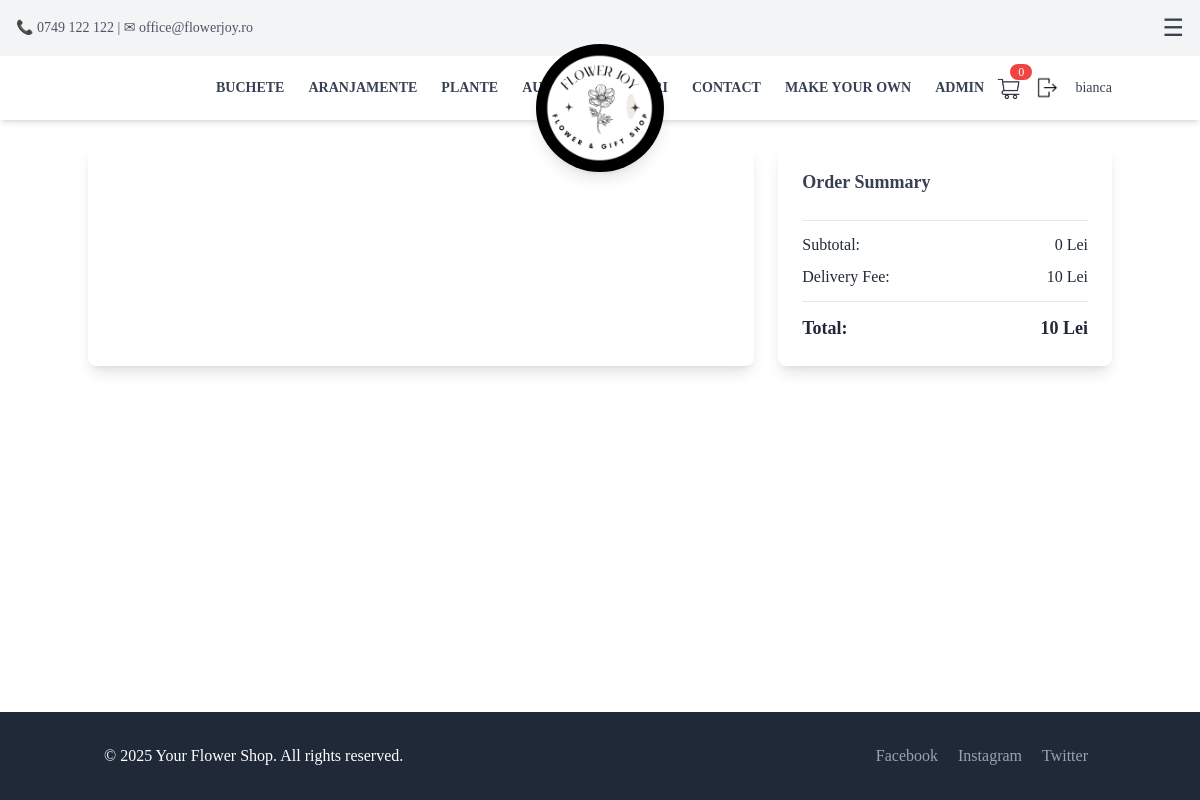
/checkout/ (signed in), run on an earlier commit of the app's database.
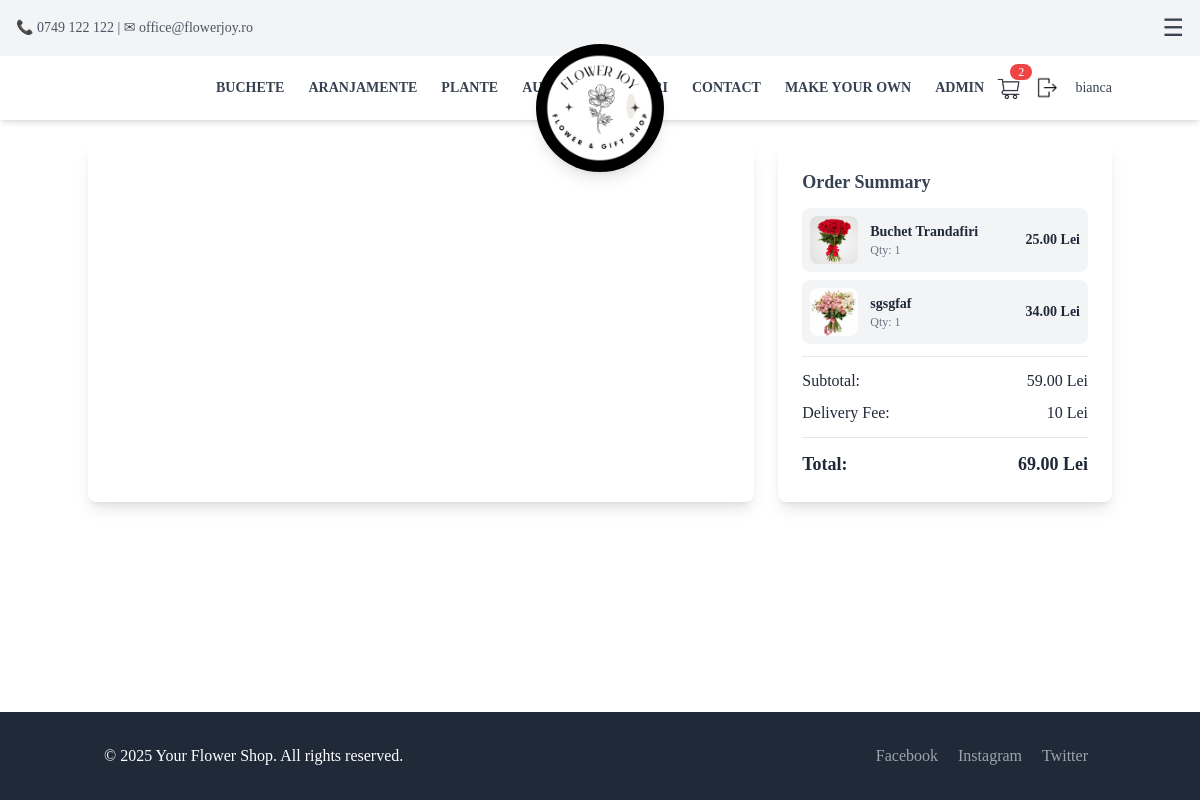
And on a later commit of the database.
### App/models.py (models this page shows, shortened)
class CartItem(models.Model):
    user = models.ForeignKey(User, on_delete=models.CASCADE, null=True, blank=True)
    session_id = models.CharField(max_length=255, null=True, blank=True) # Store session ID for anonymous users
    product = models.ForeignKey(Product, on_delete=models.CASCADE)
    quantity = models.PositiveIntegerField(default=1)
    def total_price(self):
        return self.product.price * self.quantity

class Product(models.Model):
    name = models.CharField(max_length=100, null=False, blank=False)
    description = models.TextField()
    category = models.CharField(
        max_length=100,
        choices=[
            ("Flowers", "Flowers"),
            ("Bouquets", "Bouquets"),
            ("Accessories", "Accessories"),
            ("Gifts", "Gifts"),
            ("CustomBouquet", "CustomBouquet"),
        ],
        default="General"
    )
    price = models.DecimalField(max_digits=10, decimal_places=2, null=False, blank=False)
    image = models.ImageField(upload_to="Pictures/", null=False, blank=False)
    created_at = models.DateTimeField(auto_now_add=True, null=False, blank=False)
    is_custom = models.BooleanField(default=False)
    in_store = models.BooleanField(default=False)
    auction_manual = models.BooleanField(default=False)
    auction_start_time = models.DateTimeField(null=True, blank=True)
    auction_floor_price = models.DecimalField(max_digits=10, decimal_places=2, default=10)
    auction_interval_minutes = models.PositiveIntegerField(default=60)
    auction_drop_amount = models.DecimalField(max_digits=6, decimal_places=2, default=5)
    before_auction_price = models.DecimalField(max_digits=10, decimal_places=2, null=False, blank=False, default=0.00)  # Store the price before auction
    bid_submited = models.BooleanField(default=False)  # Track if a bid has been submitted
    number_of_purcheses = models.PositiveIntegerField(default=0)  # Track the number of purchases

### App/views.py (the view, shortened to what this page needs)
# urls.py: path("checkout/", checkout, name="checkout"),
@login_required
def checkout(request):
    user = request.user if request.user.is_authenticated else None
    session_id = request.session.session_key or request.session.create()
    cart_items = CartItem.objects.filter(user=user) if user else CartItem.objects.filter(session_id=session_id)
    subtotal = sum(item.total_price() for item in cart_items)
    delivery_fee = 10  # Example delivery fee
    total_price = subtotal + delivery_fee
    return render(request, "checkout.html", {
        'stripe_public_key': settings.STRIPE_PUBLIC_KEY,
        "cart_items": cart_items,
        "subtotal": subtotal,
        "delivery_fee": delivery_fee,
        "total_price": total_price,
    })

### App/templates/partials/checkout.html (shortened to what this page needs)
{% extends 'base.html' %}
{% block content %}
<div class="container mx-auto flex flex-col lg:flex-row gap-6 mt-20 py-16">
    <div class="w-full lg:w-2/3 bg-white shadow-lg rounded-lg p-6 relative" id="checkout-section-container">
    </div>
  <div class="w-full lg:w-1/3 bg-white shadow-lg rounded-lg p-6">
    <h3 class="text-lg font-bold text-gray-700">Order Summary</h3>
    <div class="max-h-44 overflow-y-auto space-y-2 mt-3">
      {% for item in cart_items %}
      <div class="flex items-center justify-between bg-gray-100 p-2 rounded-lg">
        <div class="flex items-center gap-3">
          <img src="{{ item.product.image.url }}" alt="{{ item.product.name }}" class="w-12 h-12 rounded-lg">
          <div>
            <p class="text-sm font-semibold">{{ item.product.name }}</p>
            <p class="text-xs text-gray-500">Qty: {{ item.quantity }}</p>
          </div>
        </div>
        <p class="text-sm font-semibold">{{ item.total_price }} Lei</p>
      </div>
      {% endfor %}
    </div>
    <hr class="my-3">
    <div class="flex justify-between mt-2">
      <p>Subtotal:</p>
      <p>{{ subtotal }} Lei</p>
    </div>
    <div class="flex justify-between mt-2">
      <p>Delivery Fee:</p>
      <p>{{ delivery_fee }} Lei</p>
    </div>
    <hr class="my-3">
    <div class="flex justify-between text-lg font-semibold">
      <p>Total:</p>
      <p>{{ total_price }} Lei</p>
    </div>
  </div>
</div>
{% endblock %}

What changed in the data, as far as the page shows it:
added CartItem: product.image (picture), product.name "Buchet Trandafiri", quantity "1", total_price "25.00"
added CartItem: product.image (picture), product.name "sgsgfaf", quantity "1", total_price "34.00"
Also different on the page:
{{ cart_count }}: "0" → "2"
{{ subtotal }}: "0" → "59.00"
{{ total_price }}: "10" → "69.00"
